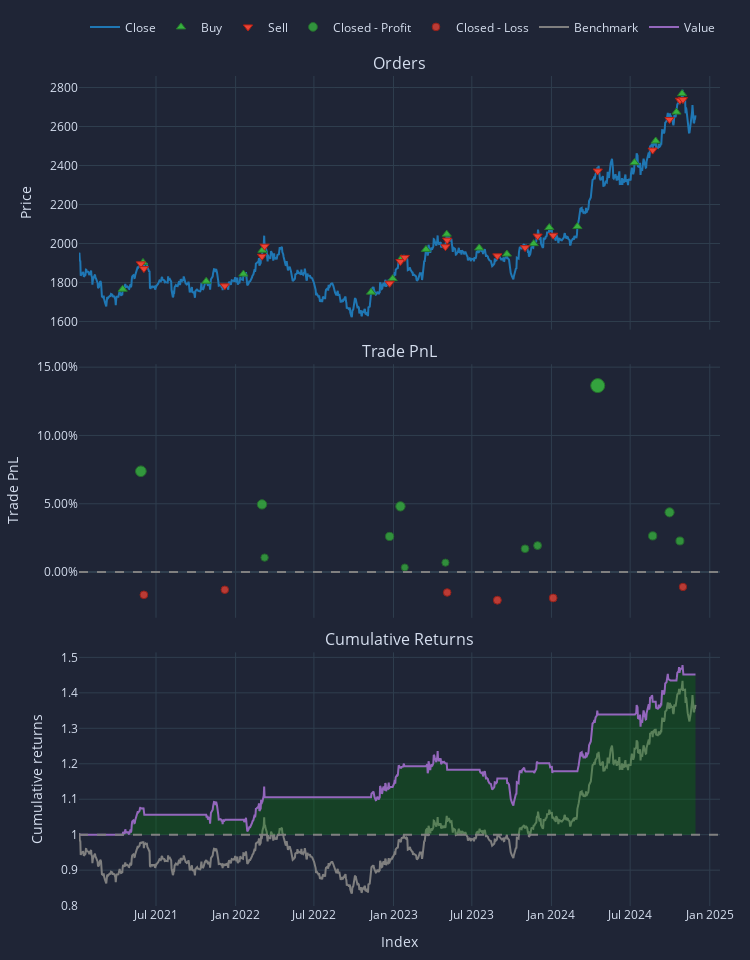

The code cell stored with this chart in its notebook:
### Code cell
gold_rolling_high = gold.rolling(window=high_window).max()
gold_entry = gold > gold_rolling_high.shift(1)
gold_exit = gold_entry.vbt.fshift(holding_period)

gold_portfolio_high = vbt.Portfolio.from_signals(
    gold,
    entries=gold_entry,
    exits=gold_exit,
    sl_trail=0.05,
    init_cash=1000,
    freq='d'
)

gold_portfolio_high.plots().show()

gold_portfolio_high.stats()

### Figure 1 — Plotly figure (JSON) as saved in the notebook; plotly's stock layout.template omitted (floating-point values rounded to 4 significant figures; data arrays with more than 128 entries replaced by an {"elided": "..."} marker saying what was removed)
{"data": [{"legendgroup": "0", "line": {"color": "#1f77b4"}, "name": "Close", "showlegend": true, "type": "scatter", "uid": "0e30404d-8507-4f02-9ffd-2d2aee418748", "x": {"elided": "985 str values"}, "xaxis": "x", "y": {"elided": "985 float values"}, "yaxis": "y"}, {"customdata": [[0, 0.5664, 0], [2, 0.5643, 0], [4, 0.5847, 0], [6, 0.5655, 0], [8, 0.5566, 0], [10, 0.6316, 0], [12, 0.6233, 0], [14, 0.6185, 0], [16, 0.6055, 0], [18, 0.5864, 0], [20, 0.5984, 0], [22, 0.5956, 0], [24, 0.5895, 0], [26, 0.5771, 0], [28, 0.5648, 0], [30, 0.5546, 0], [32, 0.5444, 0], [34, 0.5366, 0], [36, 0.5301, 0]], "hovertemplate": "Order Id: %{customdata[0]}<br>Timestamp: %{x}<br>Price: %{y}<br>Size: %{customdata[1]:.6f}<br>Fees: %{customdata[2]:.6f}", "legendgroup": "1", "marker": {"color": "#37B13F", "line": {"color": "rgb(38,123,44)", "width": 1}, "size": 8, "symbol": "triangle-up"}, "mode": "markers", "name": "Buy", "type": "scatter", "uid": "ebb5dc9d-4a1d-4035-9afc-57a32d93b3d2", "x": ["2021-04-15T00:00:00+00:00", "2021-06-01T00:00:00+00:00", "2021-10-25T00:00:00+00:00", "2022-01-19T00:00:00+00:00", "2022-03-04T00:00:00+00:00", "2022-11-10T00:00:00+00:00", "2022-12-30T00:00:00+00:00", "2023-01-19T00:00:00+00:00", "2023-03-17T00:00:00+00:00", "2023-05-04T00:00:00+00:00", "2023-07-18T00:00:00+00:00", "2023-09-20T00:00:00+00:00", "2023-11-21T00:00:00+00:00", "2023-12-27T00:00:00+00:00", "2024-03-01T00:00:00+00:00", "2024-07-11T00:00:00+00:00", "2024-08-29T00:00:00+00:00", "2024-10-16T00:00:00+00:00", "2024-10-29T00:00:00+00:00"], "xaxis": "x", "y": [1765.0, 1903.0, 1806, 1843.0, 1965.0, 1750.0, 1820.0, 1922.0, 1970.0, 2048, 1977.0, 1946.0, 1999.0, 2082.0, 2087.0, 2415, 2526.0, 2674, 2768.0], "yaxis": "y"}, {"customdata": [[1, 0.5664, 0], [3, 0.5643, 0], [5, 0.5847, 0], [7, 0.5655, 0], [9, 0.5566, 0], [11, 0.6316, 0], [13, 0.6233, 0], [15, 0.6185, 0], [17, 0.6055, 0], [19, 0.5864, 0], [21, 0.5984, 0], [23, 0.5956, 0], [25, 0.5895, 0], [27, 0.5771, 0], [29, 0.5648, 0], [31, 0.5546, 0], [33, 0.5444, 0], [35, 0.5366, 0], [37, 0.5301, 0]], "hovertemplate": "Order Id: %{customdata[0]}<br>Timestamp: %{x}<br>Price: %{y}<br>Size: %{customdata[1]:.6f}<br>Fees: %{customdata[2]:.6f}", "legendgroup": "2", "marker": {"color": "#EA4335", "line": {"color": "rgb(181,31,18)", "width": 1}, "size": 8, "symbol": "triangle-down"}, "mode": "markers", "name": "Sell", "type": "scatter", "uid": "1c70c4d8-5db0-4e0a-bb11-6a60fb621fe8", "x": ["2021-05-27T00:00:00+00:00", "2021-06-03T00:00:00+00:00", "2021-12-07T00:00:00+00:00", "2022-03-03T00:00:00+00:00", "2022-03-09T00:00:00+00:00", "2022-12-23T00:00:00+00:00", "2023-01-17T00:00:00+00:00", "2023-01-27T00:00:00+00:00", "2023-05-01T00:00:00+00:00", "2023-05-05T00:00:00+00:00", "2023-08-29T00:00:00+00:00", "2023-11-01T00:00:00+00:00", "2023-11-30T00:00:00+00:00", "2024-01-05T00:00:00+00:00", "2024-04-17T00:00:00+00:00", "2024-08-22T00:00:00+00:00", "2024-09-30T00:00:00+00:00", "2024-10-24T00:00:00+00:00", "2024-10-31T00:00:00+00:00"], "xaxis": "x", "y": [1896.0, 1871.0, 1783.0, 1934.0, 1986.0, 1796.0, 1907.0, 1929.0, 1983.0, 2017.0, 1936.0, 1979.0, 2038.0, 2042.0, 2372.0, 2479.0, 2636.0, 2735.0, 2738.0], "yaxis": "y"}, {"customdata": [[0, 0, 73.81, 0.07381], [3, 3, 51.63, 0.04954], [4, 4, 11.58, 0.01058], [5, 5, 28.8, 0.02605], [6, 6, 54.54, 0.04808], [7, 7, 4.02, 0.003382], [8, 8, 8.235, 0.006904], [11, 11, 19.77, 0.01706], [12, 12, 22.87, 0.01941], [14, 14, 160.8, 0.1365], [15, 15, 35.44, 0.02646], [16, 16, 60.1, 0.04371], [17, 17, 32.68, 0.02277]], "hovertemplate": "Exit Trade Id: %{customdata[0]}<br>Position Id: %{customdata[1]}<br>Exit Timestamp: %{x}<br>PnL: %{customdata[2]:.6f}<br>Return: %{customdata[3]:.2%}", "legendgroup": "3", "marker": {"color": "#37B13F", "line": {"color": "rgb(38,123,44)", "width": 1}, "opacity": [0.8294, 0.802, 0.7581, 0.7756, 0.8004, 0.75, 0.754, 0.7654, 0.7681, 0.9, 0.776, 0.7955, 0.7719], "size": [10.7, 9.428, 7.379, 8.192, 9.351, 7, 7.185, 7.72, 7.843, 14, 8.214, 9.121, 8.02], "symbol": "circle"}, "mode": "markers", "name": "Closed - Profit", "type": "scatter", "uid": "cf9c3a63-f747-400d-bc65-5e90be2d618e", "x": ["2021-05-27T00:00:00+00:00", "2022-03-03T00:00:00+00:00", "2022-03-09T00:00:00+00:00", "2022-12-23T00:00:00+00:00", "2023-01-17T00:00:00+00:00", "2023-01-27T00:00:00+00:00", "2023-05-01T00:00:00+00:00", "2023-11-01T00:00:00+00:00", "2023-11-30T00:00:00+00:00", "2024-04-17T00:00:00+00:00", "2024-08-22T00:00:00+00:00", "2024-09-30T00:00:00+00:00", "2024-10-24T00:00:00+00:00"], "xaxis": "x2", "y": [0.07381, 0.04954, 0.01058, 0.02605, 0.04808, 0.003382, 0.006904, 0.01706, 0.01941, 0.1365, 0.02646, 0.04371, 0.02277], "yaxis": "y2"}, {"customdata": [[1, 1, -17.89, -0.01666], [2, 2, -13.68, -0.01296], [9, 9, -17.95, -0.01494], [10, 10, -24.35, -0.02058], [13, 13, -22.79, -0.01897], [18, 18, -15.96, -0.01087]], "hovertemplate": "Exit Trade Id: %{customdata[0]}<br>Position Id: %{customdata[1]}<br>Exit Timestamp: %{x}<br>PnL: %{customdata[2]:.6f}<br>Return: %{customdata[3]:.2%}", "legendgroup": "4", "marker": {"color": "#EA4335", "line": {"color": "rgb(181,31,18)", "width": 1}, "opacity": [0.765, 0.7608, 0.763, 0.7694, 0.7676, 0.7584], "size": [7.698, 7.504, 7.608, 7.905, 7.82, 7.394], "symbol": "circle"}, "mode": "markers", "name": "Closed - Loss", "type": "scatter", "uid": "ce3fdbd6-0081-4534-9f53-0199d7102088", "x": ["2021-06-03T00:00:00+00:00", "2021-12-07T00:00:00+00:00", "2023-05-05T00:00:00+00:00", "2023-08-29T00:00:00+00:00", "2024-01-05T00:00:00+00:00", "2024-10-31T00:00:00+00:00"], "xaxis": "x2", "y": [-0.01666, -0.01296, -0.01494, -0.02058, -0.01897, -0.01087], "yaxis": "y2"}, {"legendgroup": "5", "line": {"color": "#7f7f7f"}, "name": "Benchmark", "showlegend": true, "type": "scatter", "uid": "5887a182-498d-495b-9739-1f2cbe612d54", "x": {"elided": "985 str values"}, "xaxis": "x3", "y": {"elided": "985 float values"}, "yaxis": "y3"}, {"hoverinfo": "skip", "legendgroup": "6", "line": {"color": "rgba(0, 0, 0, 0)", "width": 0}, "opacity": 0, "showlegend": false, "type": "scatter", "uid": "ac6db220-4eb4-43e8-8151-2d30ed62aab3", "x": {"elided": "985 str values"}, "xaxis": "x3", "y": {"elided": "985 int values"}, "yaxis": "y3"}, {"connectgaps": false, "fill": "tonexty", "fillcolor": "rgba(0, 128, 0, 0.3)", "hoverinfo": "skip", "legendgroup": "6", "line": {"color": "rgba(0, 0, 0, 0)", "width": 0}, "opacity": 0, "showlegend": false, "type": "scatter", "uid": "53435e5d-393e-4475-b8ee-5b7fd23373bc", "x": {"elided": "985 str values"}, "xaxis": "x3", "y": {"elided": "985 float values"}, "yaxis": "y3"}, {"legendgroup": "7", "line": {"color": "#9467bd"}, "name": "Value", "showlegend": true, "type": "scatter", "uid": "d0b47714-7094-4b13-8285-6c875ec93c1f", "x": {"elided": "985 str values"}, "xaxis": "x3", "y": {"elided": "985 float values"}, "yaxis": "y3"}, {"hoverinfo": "skip", "legendgroup": "6", "line": {"color": "rgba(0, 0, 0, 0)", "width": 0}, "opacity": 0, "showlegend": false, "type": "scatter", "uid": "cc131961-b6aa-493d-831d-5e3522bb799e", "x": {"elided": "985 str values"}, "xaxis": "x3", "y": {"elided": "985 int values"}, "yaxis": "y3"}], "layout": {"annotations": [{"font": {"size": 16}, "showarrow": false, "text": "Orders", "x": 0.5, "xanchor": "center", "xref": "paper", "y": 1, "yanchor": "bottom", "yref": "paper"}, {"font": {"size": 16}, "showarrow": false, "text": "Trade PnL", "x": 0.5, "xanchor": "center", "xref": "paper", "y": 0.6528, "yanchor": "bottom", "yref": "paper"}, {"font": {"size": 16}, "showarrow": false, "text": "Cumulative Returns", "x": 0.5, "xanchor": "center", "xref": "paper", "y": 0.3056, "yanchor": "bottom", "yref": "paper"}], "height": 960, "legend": {"orientation": "h", "traceorder": "normal", "x": 1, "xanchor": "right", "y": 1.042, "yanchor": "bottom"}, "margin": {"b": 30, "l": 30, "r": 30, "t": 30}, "shapes": [{"line": {"color": "gray", "dash": "dash"}, "type": "line", "x0": 0, "x1": 1, "xref": "paper", "y0": 0, "y1": 0, "yref": "y2"}, {"line": {"color": "gray", "dash": "dash"}, "type": "line", "x0": 0, "x1": 1, "xref": "paper", "y0": 1, "y1": 1, "yref": "y3"}], "showlegend": true, "width": 750, "xaxis": {"anchor": "y", "domain": [0, 1], "matches": "x3", "showticklabels": false}, "xaxis2": {"anchor": "y2", "domain": [0, 1], "matches": "x3", "showticklabels": false}, "xaxis3": {"anchor": "y3", "domain": [0, 1], "title": {"text": "Index"}}, "yaxis": {"anchor": "x", "domain": [0.6944, 1], "title": {"text": "Price"}}, "yaxis2": {"anchor": "x2", "domain": [0.3472, 0.6528], "tickformat": ".2%", "title": {"text": "Trade PnL"}}, "yaxis3": {"anchor": "x3", "domain": [0, 0.3056], "title": {"text": "Cumulative returns"}}}}
